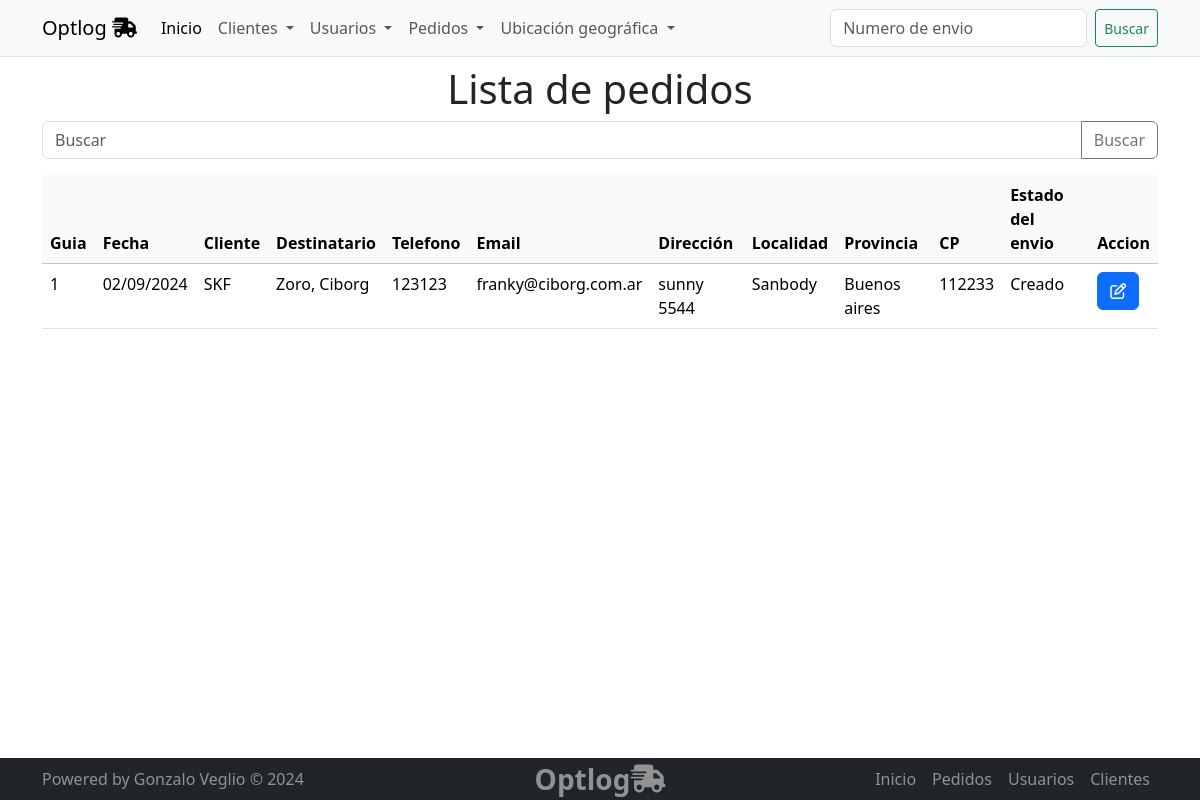
The app's page /pedidos/pedido/list, older data.
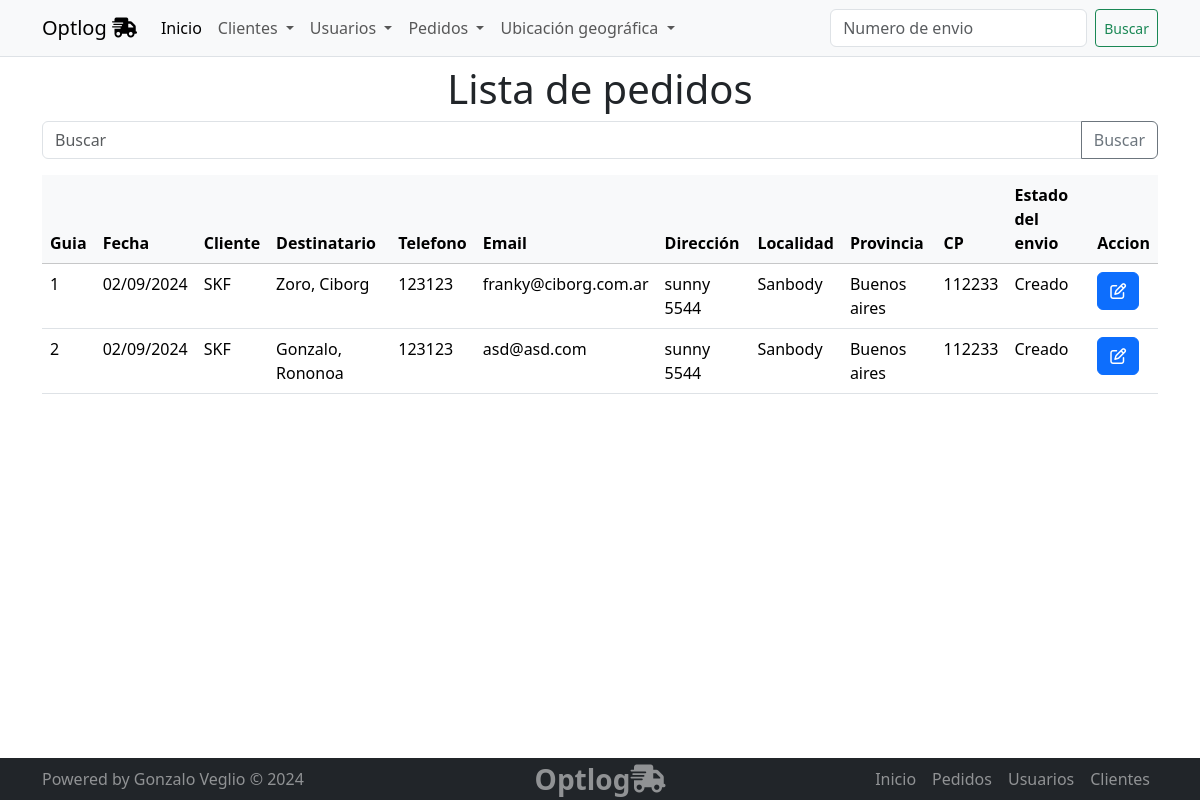
The same page, newer data.
### pedidos/models.py (models this page shows, shortened)
class Pedido(models.Model):
    class Estado(models.TextChoices):
        CREADO = 'Creado', 'Creado'
        RECIBIDO = 'Recibido', 'Recibido'
        EN_CAMINO = 'En camino', 'En camino'
        ENTREGADO = 'Entregado', 'Entregado'
    razon_social = models.ForeignKey(Cliente, on_delete=models.CASCADE)
    nombre_destinatario = models.CharField(max_length=100)
    apellido_destinatario = models.CharField(max_length=100)
    telefono_destinatario = models.CharField(max_length=20)
    email_destinatario = models.EmailField()
    direccion_entrega = models.CharField(max_length=200)
    ciudad_entrega = models.CharField(max_length=100)
    provincia_entrega = models.CharField(max_length=100)
    codigo_postal_entrega = models.CharField(max_length=20)
    estado = models.CharField(max_length=20, choices=Estado.choices, default=Estado.CREADO)
    creado_por = models.ForeignKey(Usuario, on_delete=models.SET_NULL, null=True)
    fecha_creacion = models.DateTimeField(auto_now_add=True)

### clientes/models.py (models this page shows)
class Cliente(models.Model):
    razon_social = models.CharField(max_length=100)
    email = models.EmailField()
    telefono = models.CharField(max_length=20, blank=True,  null=True)
    direccion = models.CharField(max_length=200, blank=True,  null=True)
    provincia = models.ForeignKey(Provincia, on_delete=models.SET_NULL, null=True)
    localidad = models.ForeignKey(Localidad, on_delete=models.SET_NULL, null=True)
    def __str__(self):
        return f"{self.razon_social}"

### pedidos/views.py (the view)
# urls.py: path('pedido/list', views.pedido_list, name='pedido_list'),
def pedido_list(request):
    query = request.GET.get('q')
    if query:
        pedidos = Pedido.objects.filter(
            Q(nombre_destinatario__icontains=query) |
            Q(apellido_destinatario__icontains=query)
        )
    else:
        pedidos = Pedido.objects.all()
    context = {"object_list": pedidos}
    return render(request, "pedidos/pedido_list.html", context)

### pedidos/templates/pedidos/pedido_list.html (shortened to what this page needs)
{% extends 'core/base.html' %}
{% block main %}
<section class="container">
  <h1 class="text-center">
Lista de pedidos
</h1>
 <form action="{% url 'pedidos:pedido_list' %}" method="get">
   <div class="input-group mb-3">
    <input type="text" class="form-control" placeholder="Buscar"  name="q">
    <button class="btn btn-outline-secondary" type="submit" id="button-addon2">Buscar</button>
  </div>
 </form>
<table class="table table-hover">
    <thead class="table-light">
        <tr>
        <th>Guia</th>
        <th>Fecha</th>
        <th>Cliente</th>
        <th>Destinatario</th>
        <th>Telefono</th>
        <th>Email</th>
        <th>Dirección</th>
        <th>Localidad</th>
        <th>Provincia</th>
        <th>CP</th>
        <th>Estado del envio</th>
        <th>Accion</th>
    </tr>
</thead>
<tbody>
    {% for object in object_list %}
    <tr>
  <td>{{object.id}}</td>
  <td>{{object.fecha_creacion | date:"d/m/Y"}}</td>
  <td>{{object.razon_social | capfirst}}</td>
  <td>{{object.nombre_destinatario | capfirst}}, {{object.apellido_destinatario | capfirst}} </td>
  <td>{{object.telefono_destinatario}}</td>
  <td>{{object.email_destinatario}}</td>
  <td>{{object.direccion_entrega}}</td>
  <td>{{object.ciudad_entrega | capfirst}}</td>
  <td>{{object.provincia_entrega | capfirst}}</td>
  <td>{{object.codigo_postal_entrega}}</td>
  <td>{{object.estado}}</td>
  <td>
    <div class="btn-group" role="group" aria-label="Basic example">
      <a href="{% url 'pedidos:pedido_update' object.id %}" type="button" class="btn btn-primary"><i class="fa fa-edit"></i> </a>
    </div>
  </td>
</tr>
{%empty%}
    <p>No hay registros</p>
        {% endfor %}
    </tbody>
</table>
</section>
{% endblock main %}

Row changes from the older to the newer data that the page shows:
added Pedido: id "2", fecha_creacion "02/09/2024", razon_social "SKF", nombre_destinatario "Gonzalo", apellido_destinatario "Rononoa", telefono_destinatario "123123", email_destinatario "asd@asd.com", direccion_entrega "sunny 5544", ciudad_entrega "Sanbody", provincia_entrega "Buenos aires", codigo_postal_entrega "112233", estado "Creado"
